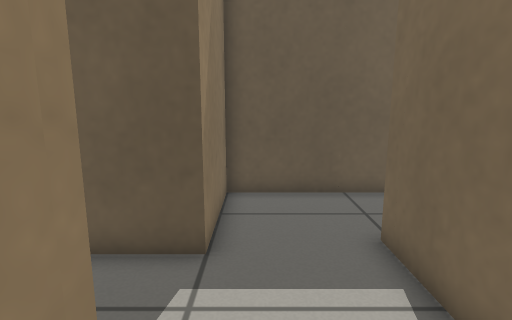
[1] (above)

21 first-person views from a walk through a world built for the Gazebo simulator. The camera is 0.73 m above the floor, tilts 10° down and sees 80° across. The floor is counted in squares, 0.25 m on a side. Each view is taken from the middle of a square. On the plan, view 1 faces up. The plan holds only what a view shows up to about 20 squares ahead; the rest is blank.

[2]
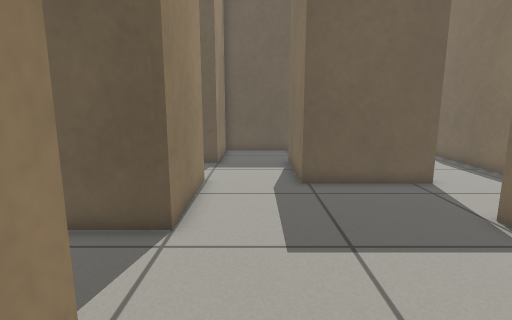

[3]
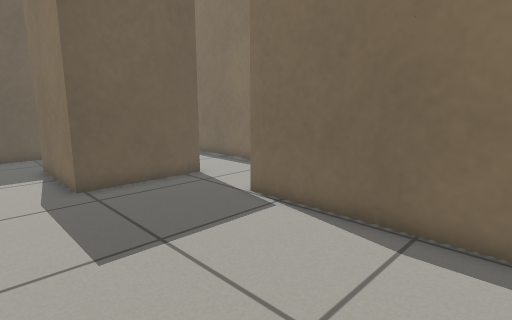

[4]
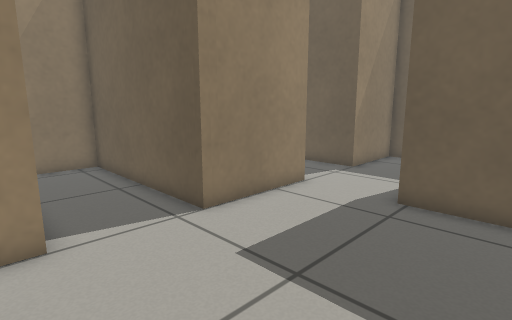

[5]
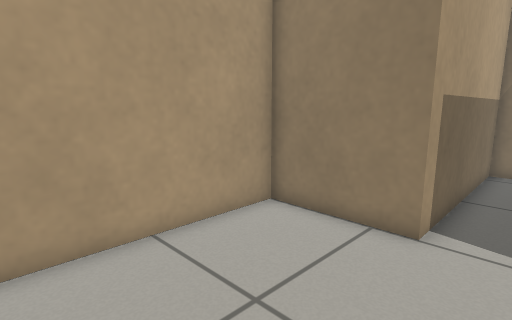

[6]
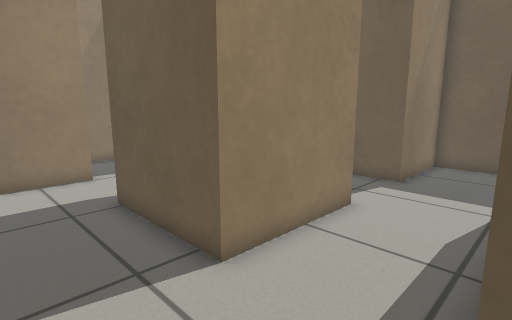

[7]
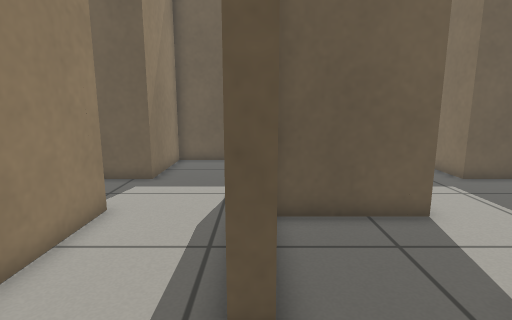

[8]
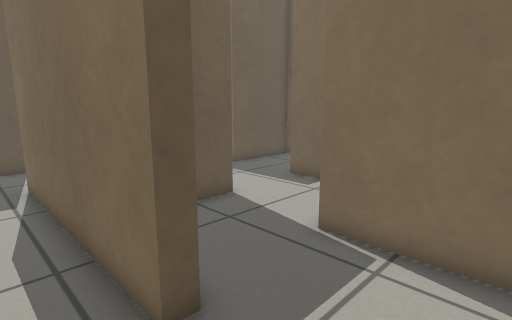

[9]
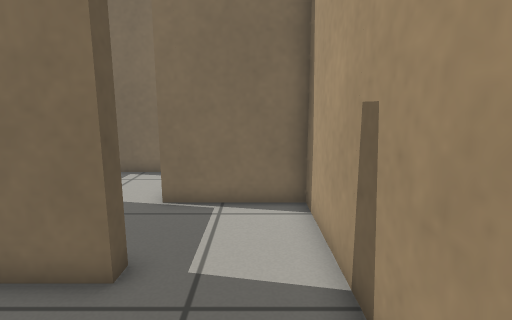

[10]
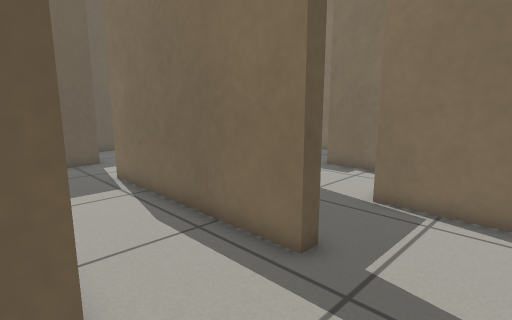

[11]
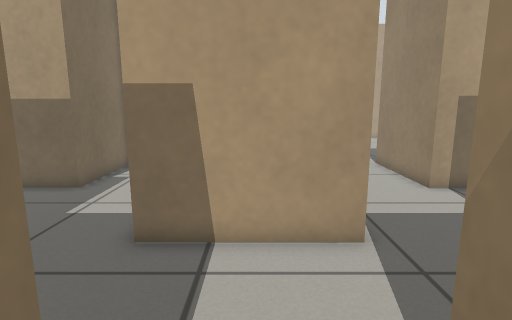

[12]
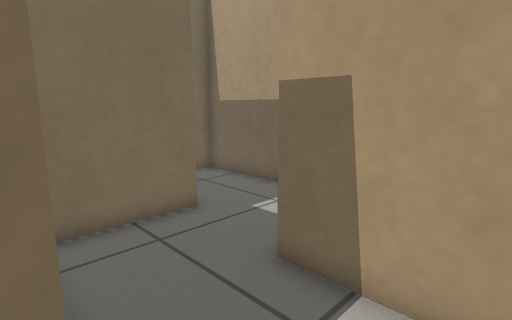

[13]
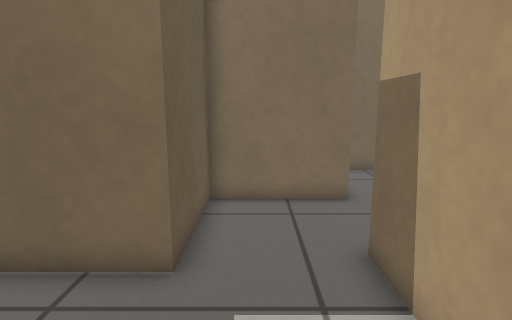

[14]
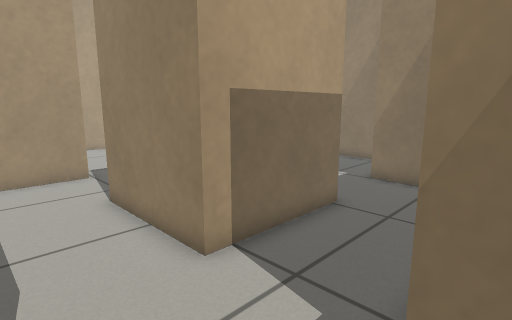

[15]
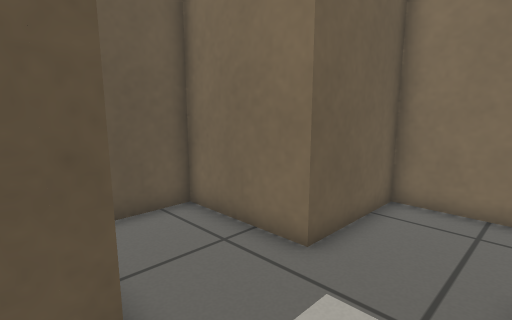

[16]
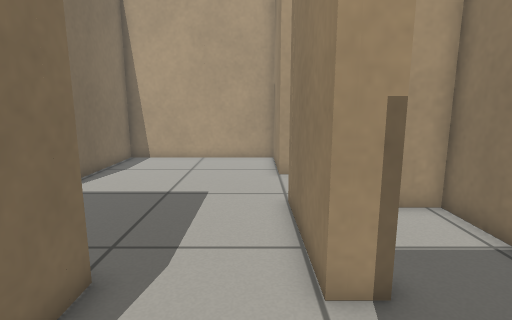

[17]
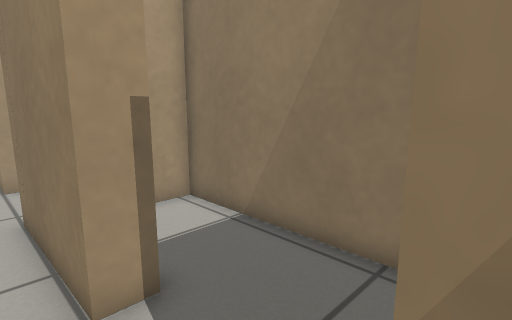

[18]
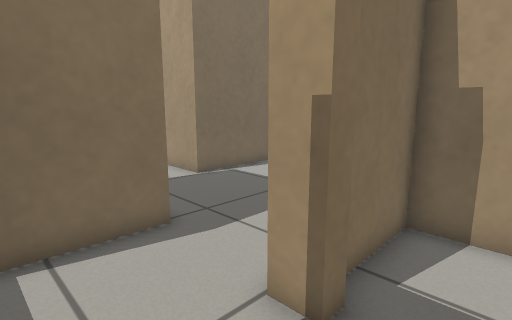

[19]
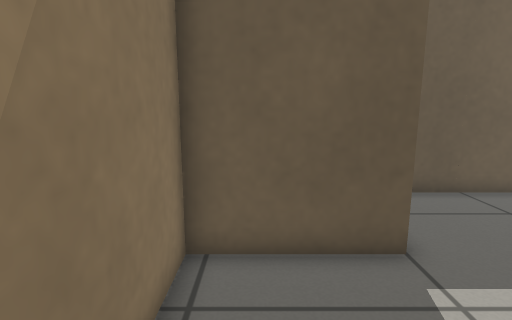

[20]
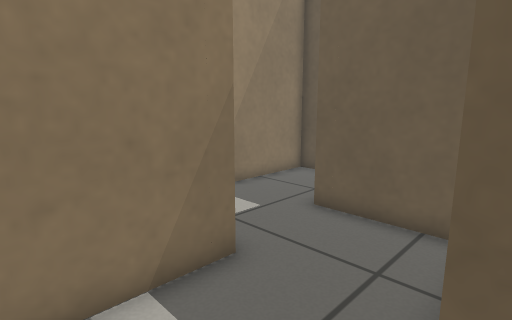

[21]
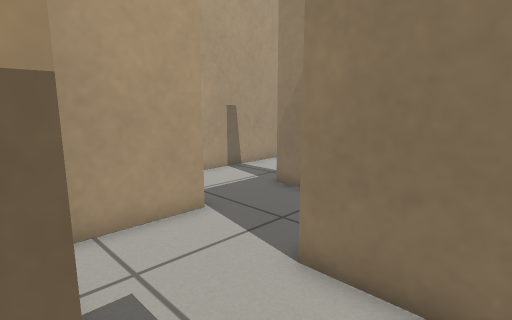

### Floor plan
Points are (right, up) in squares from view 1. A wall is a line through its corners. A room is listed if a view was taken in it or the views show most of it. See-through windows are left out.
Room 1 (views 1, 2, 3, 4, 5, 6, 7, 8, 9, 10, 14, 15)
walls: (-1, 0.6) (-1, -3.1) (-9.8, -3.1) (-9.8, -6.9) (-1, -6.9) (-1, -11.3) (7.2, -11.3) (7.2, -2.5) (12.6, -2.5); (2.7, 6.3) (7.8, 6.3) (7.8, 1.3) (2.7, 1.3); (12.2, 1.3) (11.6, 1.3) (11.6, 10.8); (7.8, 11.6) (7.8, 10.1) (-1, 10.1) (-1, 5.7)
ways out: opening at (10, 10.5) to room 3; opening at (1, 1.5) to room 4; opening at (1, 6) to room 4; opening at (12, -0.5) to room 6
Room 2 (views 11, 12, 20, 21)
walls: (20.4, 6.3) (24.8, 6.3) (24.8, 10.1) (20.4, 10.1) (20.4, 14.5) (16, 14.5) (16, 18.9) (12.2, 18.9) (12.2, 14.5); (12.6, 10.8) (16.6, 10.8) (16.6, 5.7)
ways out: opening at (12, 12.5) to room 3; opening at (18.5, 6) to room 8
Room 3 (view 13)
walls: (12.2, 14.5) (7.8, 14.5) (7.8, 11.6); (11.6, 10.8) (12.6, 10.8)
ways out: opening at (10, 10.5) to room 1; opening at (12, 12.5) to room 2
Room 4 (views 16, 17)
walls: (-1, 1.8) (-1, 0.6); (2.7, 1.3) (2.7, 6.3)
ways out: opening at (1, 1.5) to room 1; opening at (1, 6) to room 1; opening at (-1.5, 4) to room 5
Room 5 (views 18, 19)
walls: (-2.1, 1.1) (-2.1, 1.8) (-1, 1.8); (-1, 5.7) (-5.4, 5.7) (-5.4, -2.5) (-1.6, -2.5) (-1.6, 0.5)
ways out: opening at (-1.5, 4) to room 4
Room 6 (no view inside)
walls: (12.6, -2.5) (16, -2.5) (16, 1.8); (12.2, 2.6) (12.2, 1.3)
ways out: opening at (12, -0.5) to room 1; opening at (14, 2) to room 7
Room 7 (no view inside)
walls: (16.6, 5.7) (12.5, 5.7); (16, 1.8) (17.5, 1.8)
ways out: opening at (14, 2) to room 6; opening at (16.5, 4) to room 8
Room 8 (no view inside)
walls: (17.5, 1.8) (19.5, 1.8); (20.4, 1.9) (20.4, 6.3)
ways out: opening at (18.5, 6) to room 2; opening at (16.5, 4) to room 7

Where each view was taken, in squares from view 1:
view 1: 0 up, 0 right, facing up
view 2: 10 down, 1 right, facing up
view 3: 10 down, 0 right, facing up-right
view 4: 8 down, 6 right, facing up-left
view 5: 5 down, 6 right, facing down-left
view 6: 2 down, 12 right, facing up-left
view 7: 2 down, 12 right, facing up
view 8: 2 down, 10 right, facing up-right
view 9: 1 down, 7 right, facing right
view 10: 2 down, 7 right, facing up-right
view 11: 17 up, 14 right, facing down
view 12: 15 up, 13 right, facing down-right
view 13: 13 up, 11 right, facing right
view 14: 11 up, 11 right, facing down-left
view 15: 11 up, 11 right, facing up-right
view 16: 6 up, 0 right, facing down
view 17: 6 up, 0 right, facing down-left
view 18: 5 up, 4 left, facing down-right
view 19: 0 up, 4 left, facing up
view 20: 7 up, 21 right, facing up-left
view 21: 9 up, 21 right, facing down-left
